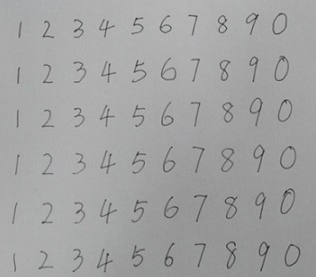
#> input picture NeuralNetwork/HandwrittenDigitRecognition/handwritting.png, 316 x 277 px
$ jupyter execute HandwrittenDigitRecognition.ipynb   (older library calls are emulated)
#> lines starting #> are read from the running program, lines starting #| are printed output that depends on the picture; after the words box and inside, x2 and y2 are one past the last pixel; in counts of white or black regions, pixels touching at a corner belong together
## 加载图像

[cell 1]
from PIL import Image
import numpy as np
import matplotlib.pyplot as plt

im = Image.open(r'handwritting.png').convert('L')  # 转换为灰度图像
im_arr = np.array(im)

### 确定阈值

[cell 2]
plt.figure("hist")
arr = im_arr.flatten()
n, bins, patches = plt.hist(arr, bins=256, density=1, facecolor='green', alpha=0.75)
#> n = 256 values, max 0.0966 at index 225, min 0 at index 1, mean 0.00633; bins = 257 values from 33 to 191; patches = 256 items
plt.show()
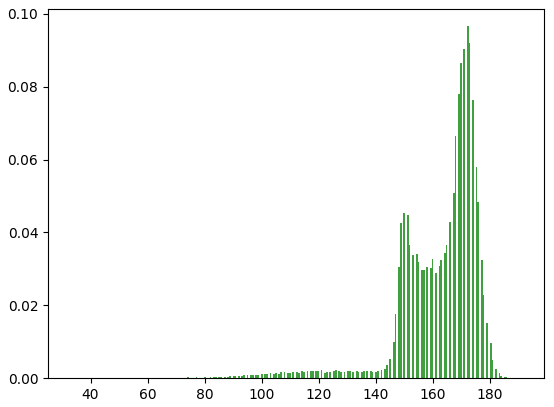
#> figure drawn by matplotlib, 1 panel; tallest bar 0.0966 high, from x = 171.9 to 172.5
# 阈值在143左右

### 去除背景灰度

[cell 3]
def convert_to_bw(im, threshold):
    im = im.point(lambda x: 255 if x > threshold else 0)  # 阈值处理
    im = im.convert('1')  # 黑白二值图像
    return im
im = convert_to_bw(im, 143)
#> in convert_to_bw, `im = im.point(lambda x: 255 if x > threshold else 0)`:
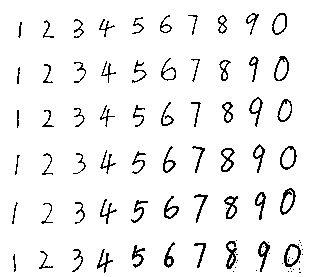
#> im: PIL image 316x277 L; 94.4% white; black in thin lines or dots, all inside (x1, y1, x2, y2) = (12, 13, 303, 273)
im.show()

### 将小数字方块分割出来

[cell 4]
img_dirname = 'data/img/'
def split(im):
    assert im.mode=='1'
    w, h = im.size
    xs = [0, 31, 65, 91, 122, 150, 182, 211, 242, 271, w]
    ys = [0, 47, 93, 137, 185, 232, h]
    for i, x in enumerate(xs):
        if i + 1 >= len(xs):
            break
        for j, y in enumerate(ys):
            if j + 1 >= len(ys):
                break
            box = (x, y, xs[i+1], ys[j+1])  # 一个字符所在图像的位置
            t = im.crop(box).copy()  # 将字符挖出来
            t.save(img_dirname + str((i+1)%10) + '_' + str(j) + '.bmp')
split(im)
#> the loop in split, `for i, x in enumerate(xs):` made 11 passes
#> pass 1, in split, `t.save(img_dirname + str((i+1)%10) + '_' + str(j) + '.bmp')`:
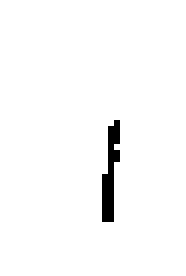
#> saved as 1_1.bmp: PIL image 31x46 1 (shown 6 times larger); 97.9% white; black in thin lines or dots, all inside (x1, y1, x2, y2) = (17, 20, 20, 37)
#> pass 1, in split, `t.save(img_dirname + str((i+1)%10) + '_' + str(j) + '.bmp')`:
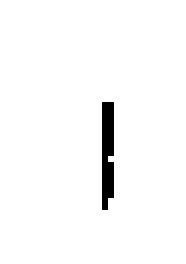
#> saved as 1_2.bmp: PIL image 31x44 1 (shown 6 times larger); 97.6% white; black in thin lines or dots, all inside (x1, y1, x2, y2) = (17, 17, 19, 35)
#> pass 1, in split, `t.save(img_dirname + str((i+1)%10) + '_' + str(j) + '.bmp')`:
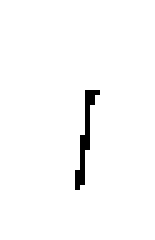
#> saved as 1_3.bmp: PIL image 31x48 1 (shown 5 times larger); 98% white; black in thin lines or dots, all inside (x1, y1, x2, y2) = (15, 18, 20, 38)
#> after the loop in split, `for i, x in enumerate(xs):`:
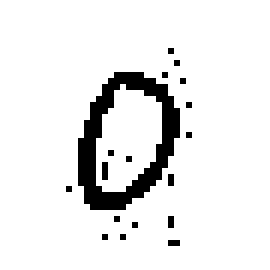
#> t: PIL image 45x45 1 (shown 6 times larger); 91.6% white; black in thin lines or dots, all inside (x1, y1, x2, y2) = (11, 8, 32, 41)

实际情况中如果字写的太大
`t = t.resize((32,32), Image.ANTIALIAS)` 调整到32*32

### 标准化
提取出的每个字符图像，大小不一，字符在小图像中位置布局中
希望每个图像大小都是32*32， 且字符的上下、左右边距一样

[cell 5]
img_32_32_dirname = 'data/img_32_32/'
def standardizing_to_32_32(im, ii, jj):
    w, h = im.size
    xrow, ycol = [], []
    for i in range(w):
        for j in range(h):
            pixel = im.getpixel((i,j))
            if(pixel<1):
                xrow.append(i)
                ycol.append(j)
                # 字符的长度、宽度
                xLength, yLength = max(xrow)-min(xrow)+1, max(ycol)-min(ycol)+1
                # 定义左、上、右、下的坐标
                box = (min(xrow), min(ycol), max(xrow)+1, max(ycol)+1)
                # 一个矩形区域的拷贝
                t = im.crop(box).copy()
                # 居中
                xStart, yStart = (32-xLength)//2, (32-yLength)//2
                bg = Image.new('RGB',(32,32),'white')
                # 将一张图粘贴到另一张图像上
                bg.paste(t, (xStart,yStart))
                bg.save(img_32_32_dirname + str(ii) + '_' + str(jj) + "_32_32.bmp")

for i in range(10):
    for j in range(6):
        im = Image.open(img_dirname + str(i) + '_' + str(j) + '.bmp')
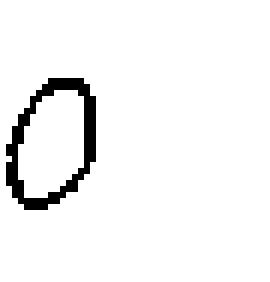
#> im: PIL image 45x47 1 (shown 6 times larger); 95.4% white; black in thin lines or dots, all inside (x1, y1, x2, y2) = (1, 13, 16, 35)
        standardizing_to_32_32(im, i, j)
#> after the loop in standardizing_to_32_32, `for i in range(w):`:
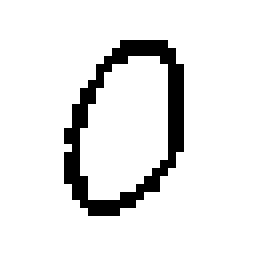
#> bg: PIL image 32x32 RGB (shown 8 times larger); 90.4% white; black in thin lines or dots, all inside (x1, y1, x2, y2) = (8, 5, 23, 27)
#> after the loop in standardizing_to_32_32, `for i in range(w):`: xrow = 98 values from 1 to 15; ycol = 98 values, max 34 at index 31, min 13 at index 45, mean 23.34

## 数字特征表示
将32*32的小图像分割成256个 2*2的范围，统计每个2*2的小方框中，像素值为0的个 数，由此将每个字符表达为256个数字组成的向量

[cell 6]
def featureExtract(im):
    im = im.convert("1")
    y = np.array([0,1])
    features = []
    for j in range(16):
        x = np.array([0,1])
        for i in range(16):
            box = (x[0],y[0],x[1]+1,y[1]+1)  # 2*2开区间
            t = im.crop(box).copy()
            count = 0.0
            for ii in range(2):
                for jj in range(2):
                    pixel = t.getpixel((ii,jj))
                    if(pixel < 1):
                        count += 1.0
            features.append(count)
            x += 2  # 整个矩阵向右平移
        y += 2
    return features

netTrainDataInput = []  # 存储输入数据 X
#> netTrainDataInput = []
netTrainDataOutput = [] # 存储输出点真值 Y
for i in range(10):
    outNode = [0.0]*10
    outNode[i] = 1.0  # 训练集函数的真值，每种模式对应的位置数字为1
    for j in range(6):
        im = Image.open(img_32_32_dirname + str(i) + '_' + str(j) + '_32_32.bmp')
        f = featureExtract(im)
#> after the loop in featureExtract, `for j in range(16):`: features = 256 values, max 4 at index 55, min 0 at index 0, mean 0.383; y = [32, 33]
#> f has the same summary as features in featureExtract
        netTrainDataInput.append(f)
        netTrainDataOutput.append(outNode)
X = np.array(netTrainDataInput)
y = np.array(netTrainDataOutput)

## 神经网络
- 输入层：256向量
- 输出层：正交编码
- 中间层：64（注意过拟合）

[cell 7]
from sklearn.model_selection import train_test_split
from sklearn.preprocessing import StandardScaler
from sklearn.neural_network import MLPClassifier

# 标准画数据
X = StandardScaler().fit_transform(X)
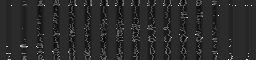
#> X: shape (60, 256) float64; min -1.58, max 7.68, mean 0; drawn with min black and max white
X_train, X_test, y_train, y_test = train_test_split(X, y, test_size=.1)
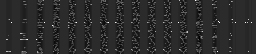
#> X_train: shape (54, 256) float64; min -1.58, max 7.68, mean -0.00464; drawn with min black and max white
# 交叉验证
clf = MLPClassifier(solver='lbfgs', hidden_layer_sizes=(100,),alpha=1e-5,random_state=1,max_iter=8000)
clf.fit(X_train, y_train)

score = clf.score(X_test, y_test)
#> score = 1
print('预测得分: ', score)
#| 预测得分:  1.0
yhat = clf.predict(X_test)
print('预测值: ', yhat)
#| 预测值:  [[0 0 0 0 1 0 0 0 0 0]
#|  [0 0 0 0 0 1 0 0 0 0]
#|  [0 0 0 0 0 0 0 0 0 1]
#|  [0 0 0 0 1 0 0 0 0 0]
#|  [0 1 0 0 0 0 0 0 0 0]
#|  [1 0 0 0 0 0 0 0 0 0]]
print('真值', y_test)
#| 真值 [[0. 0. 0. 0. 1. 0. 0. 0. 0. 0.]
#|  [0. 0. 0. 0. 0. 1. 0. 0. 0. 0.]
#|  [0. 0. 0. 0. 0. 0. 0. 0. 0. 1.]
#|  [0. 0. 0. 0. 1. 0. 0. 0. 0. 0.]
#|  [0. 1. 0. 0. 0. 0. 0. 0. 0. 0.]
#|  [1. 0. 0. 0. 0. 0. 0. 0. 0. 0.]]
